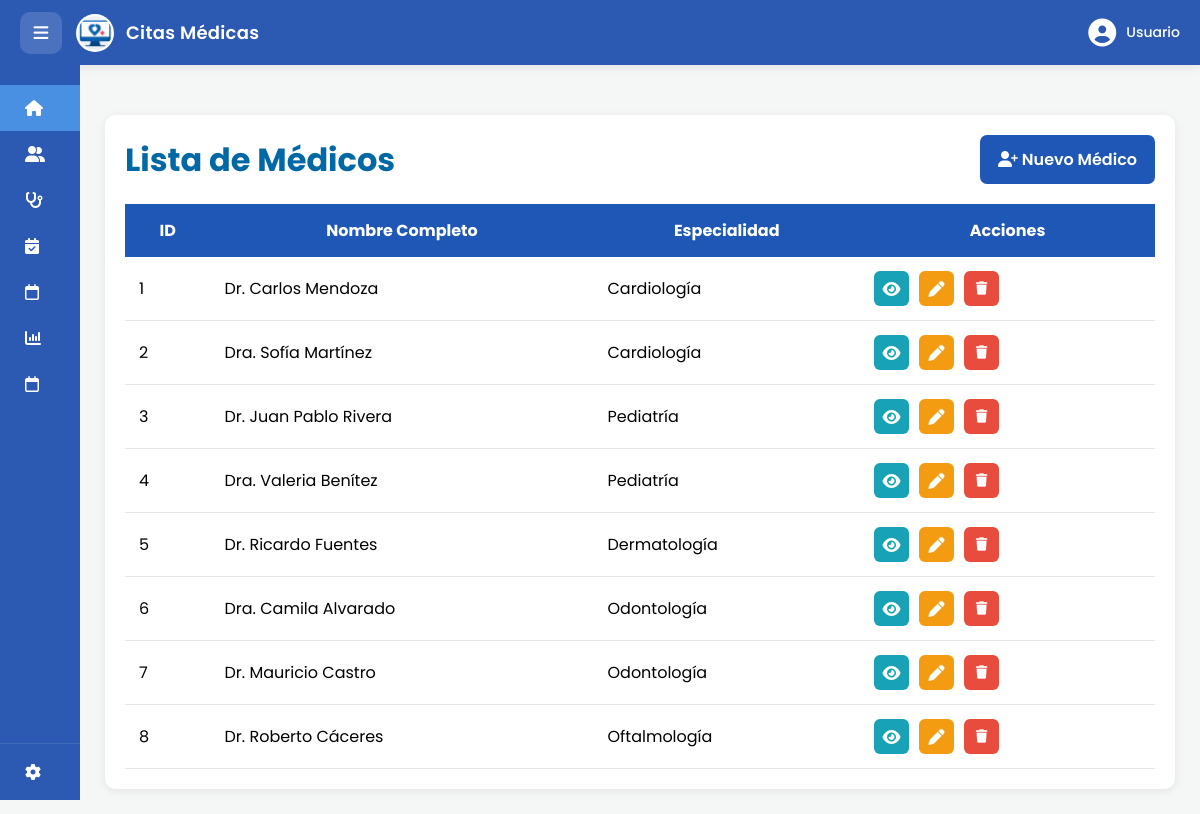
The app's page /app/views/medicos/index.php with its own data.
### tables this page shows
CREATE TABLE medicos (
    id_medico INT AUTO_INCREMENT PRIMARY KEY,
    nombre_medico VARCHAR(100) NOT NULL,
    id_especialidad INT NOT NULL,
    telefono VARCHAR(15),
    CONSTRAINT fk_especialidad FOREIGN KEY(id_especialidad) REFERENCES especialidades(id_especialidad)
);

CREATE TABLE especialidades (
    id_especialidad INT AUTO_INCREMENT PRIMARY KEY,
    nombre_especialidad VARCHAR(100) NOT NULL,
    descripcion TEXT
);

### app/views/medicos/index.php (the view, shortened to what this page needs)
<?php
require_once __DIR__ . '/../../../config/conexion.php';
try {
    $sql = "SELECT m.id_medico, m.nombre_medico, e.nombre_especialidad
            FROM medicos m
            INNER JOIN especialidades e ON m.id_especialidad = e.id_especialidad
            ORDER BY m.id_medico ASC";
    $stmt = $conexion->prepare($sql);
    $stmt->execute();
    $medicos = $stmt->fetchAll(PDO::FETCH_ASSOC);
} catch (PDOException $e) {
    die("Error al cargar médicos: " . $e->getMessage());
}
?>
<!DOCTYPE html>
<html lang="es">
<head>
    <link rel="stylesheet" href="../../../public/css/pacientes.css">
    <link rel="stylesheet" href="https://cdnjs.cloudflare.com/ajax/libs/font-awesome/6.5.1/css/all.min.css">
</head>
<body>
    <?php include __DIR__ . '/../layouts/header.php'; ?>
    <?php include __DIR__ . '/../layouts/sidebarPaciente.php'; ?>
    <div class="main-content table-container">
        <div class="patients-card">
            <div class="patients-header">
                <h1>Lista de Médicos</h1>
                <a href="create.php" class="btn-add">
                    <i class="fa-solid fa-user-plus"></i> Nuevo Médico
                </a>
            </div>
            <table>
                <thead>
                    <tr>
                        <th>ID</th>
                        <th>Nombre Completo</th>
                        <th>Especialidad</th>
                        <th>Acciones</th>
                    </tr>
                </thead>
                <tbody>
                    <?php if (!empty($medicos)): ?>
                        <?php foreach ($medicos as $medico): ?>
                            <tr>
                                <td><?= $medico['id_medico'] ?></td>
                                <td><?= htmlspecialchars($medico['nombre_medico']) ?></td>
                                <td><?= htmlspecialchars($medico['nombre_especialidad']) ?></td>
                                <td>
                                    <div class="actions">
                                        <a href="show.php?id=<?= $medico['id_medico'] ?>" class="btn-action view">
                                            <i class="fa-solid fa-eye"></i>
                                        </a>
                                        <a href="edit.php?id=<?= $medico['id_medico'] ?>" class="btn-action edit">
                                            <i class="fa-solid fa-pen"></i>
                                        </a>
                                        <form action="index.php" method="POST" style="display:inline;" onsubmit="return confirm('¿Seguro que deseas eliminar este médico?');">
                                            <button type="submit" class="btn-action delete">
                                                <i class="fa-solid fa-trash"></i>
                                            </button>
                                        </form>
                                    </div>
                                </td>
                            </tr>
                        <?php endforeach; ?>
                    <?php else: ?>
                        <tr>
                            <td colspan="4" style="text-align: center;">No hay médicos registrados en el sistema.</td>
                        </tr>
                    <?php endif; ?>
                </tbody>
            </table>
        </div>
    </div>
</body>
</html>

### public/css/pacientes.css (style rules this page uses)
* { margin: 0; padding: 0; box-sizing: border-box; font-family: "Poppins", sans-serif; }
body { display: flex; background-color: #f4f7f6; min-height: 100vh; margin: 0; overflow-x: hidden; }
.main-content { margin-left: 80px; padding: 25px; width: calc(100% - 80px); margin-top: 65px; transition: none; }

### app/views/medicos/index.php (style rules this page uses)
.table-container { margin-top: 90px; padding: 25px; }
.patients-card { background: white; border-radius: 10px; padding: 20px; box-shadow: 0 2px 10px rgba(0, 0, 0, 0.08); }
.patients-header { display: flex; justify-content: space-between; align-items: center; margin-bottom: 20px; }
.patients-header h1 { color: #0068a5; }
.btn-add { background: #1f57b7; color: white; padding: 12px 18px; border-radius: 7px; text-decoration: none; font-weight: 600; }
table { width: 100%; border-collapse: collapse; }
table th { background: #1f57b7; color: white; padding: 14px; }
table td { padding: 14px; border-bottom: 1px solid #e5e7eb; }
.actions { display: flex; gap: 10px; }
.btn-action { width: 35px; height: 35px; border: none; border-radius: 6px; color: white; display: flex; justify-content: center; align-items: center; text-decoration: none; }
.view { background: #17a2b8; }
.edit { background: #f39c12; }
.delete { background: #e74c3c; cursor: pointer; }

### records on screen
medicos: id_medico "1", nombre_medico "Dr. Carlos Mendoza", id_especialidad.nombre_especialidad "Cardiología"
medicos: id_medico "2", nombre_medico "Dra. Sofía Martínez", id_especialidad.nombre_especialidad "Cardiología"
medicos: id_medico "3", nombre_medico "Dr. Juan Pablo Rivera", id_especialidad.nombre_especialidad "Pediatría"
medicos: id_medico "4", nombre_medico "Dra. Valeria Benítez", id_especialidad.nombre_especialidad "Pediatría"
medicos: id_medico "5", nombre_medico "Dr. Ricardo Fuentes", id_especialidad.nombre_especialidad "Dermatología"
medicos: id_medico "6", nombre_medico "Dra. Camila Alvarado", id_especialidad.nombre_especialidad "Odontología"
medicos: id_medico "7", nombre_medico "Dr. Mauricio Castro", id_especialidad.nombre_especialidad "Odontología"
medicos: id_medico "8", nombre_medico "Dr. Roberto Cáceres", id_especialidad.nombre_especialidad "Oftalmología"
